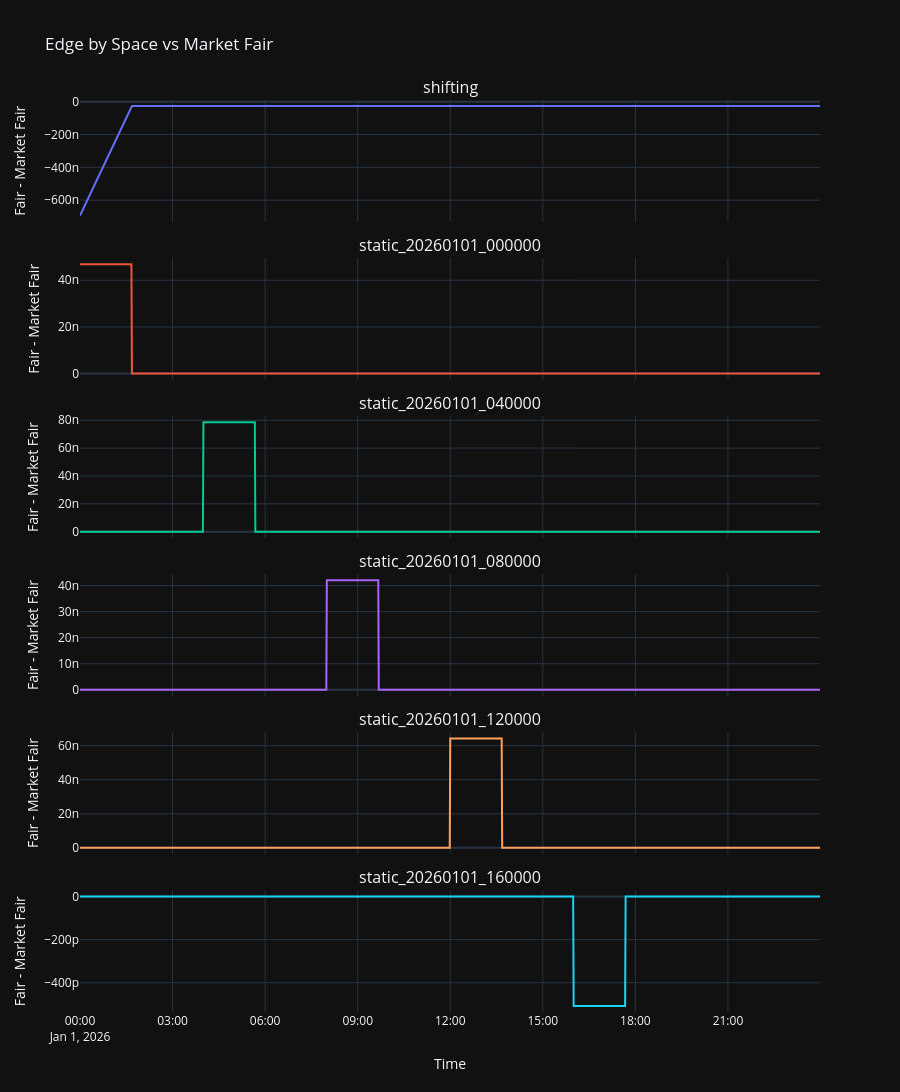

Notebook source saved alongside this figure:
### Code cell
# Graph 3: Edge by Space
fig3 = make_subplots(
    rows=len(space_ids),
    cols=1,
    shared_xaxes=True,
    subplot_titles=space_ids,
    vertical_spacing=0.04,
)

for row_idx, space_id in enumerate(space_ids, start=1):
    plot_spec = space_plot_data[space_id]
    edge_series = plot_spec['total_fair'] - plot_spec['market_fair']
    fig3.add_trace(
        go.Scatter(
            x=ts,
            y=edge_series.to_list(),
            name=f'{space_id} edge',
            showlegend=False,
        ),
        row=row_idx,
        col=1,
    )

fig3.update_layout(
    title='Edge by Space vs Market Fair',
    template='plotly_dark',
    height=260 * len(space_ids),
)
fig3.update_xaxes(title_text='Time', row=len(space_ids), col=1)
fig3.update_yaxes(title_text='Fair - Market Fair')
fig3.show()

### Figure 1 — Plotly figure (JSON) as saved in the notebook; plotly's stock layout.template omitted (floating-point values rounded to 4 significant figures; data arrays with more than 128 entries replaced by an {"elided": "..."} marker saying what was removed)
{"data": [{"name": "shifting edge", "showlegend": false, "type": "scatter", "x": {"elided": "1440 str values"}, "xaxis": "x", "y": {"elided": "1440 float values"}, "yaxis": "y"}, {"name": "static_20260101_000000 edge", "showlegend": false, "type": "scatter", "x": {"elided": "1440 str values"}, "xaxis": "x2", "y": {"elided": "1440 float values"}, "yaxis": "y2"}, {"name": "static_20260101_040000 edge", "showlegend": false, "type": "scatter", "x": {"elided": "1440 str values"}, "xaxis": "x3", "y": {"elided": "1440 float values"}, "yaxis": "y3"}, {"name": "static_20260101_080000 edge", "showlegend": false, "type": "scatter", "x": {"elided": "1440 str values"}, "xaxis": "x4", "y": {"elided": "1440 float values"}, "yaxis": "y4"}, {"name": "static_20260101_120000 edge", "showlegend": false, "type": "scatter", "x": {"elided": "1440 str values"}, "xaxis": "x5", "y": {"elided": "1440 float values"}, "yaxis": "y5"}, {"name": "static_20260101_160000 edge", "showlegend": false, "type": "scatter", "x": {"elided": "1440 str values"}, "xaxis": "x6", "y": {"elided": "1440 float values"}, "yaxis": "y6"}], "layout": {"annotations": [{"font": {"size": 16}, "showarrow": false, "text": "shifting", "x": 0.5, "xanchor": "center", "xref": "paper", "y": 1, "yanchor": "bottom", "yref": "paper"}, {"font": {"size": 16}, "showarrow": false, "text": "static_20260101_000000", "x": 0.5, "xanchor": "center", "xref": "paper", "y": 0.8267, "yanchor": "bottom", "yref": "paper"}, {"font": {"size": 16}, "showarrow": false, "text": "static_20260101_040000", "x": 0.5, "xanchor": "center", "xref": "paper", "y": 0.6533, "yanchor": "bottom", "yref": "paper"}, {"font": {"size": 16}, "showarrow": false, "text": "static_20260101_080000", "x": 0.5, "xanchor": "center", "xref": "paper", "y": 0.48, "yanchor": "bottom", "yref": "paper"}, {"font": {"size": 16}, "showarrow": false, "text": "static_20260101_120000", "x": 0.5, "xanchor": "center", "xref": "paper", "y": 0.3067, "yanchor": "bottom", "yref": "paper"}, {"font": {"size": 16}, "showarrow": false, "text": "static_20260101_160000", "x": 0.5, "xanchor": "center", "xref": "paper", "y": 0.1333, "yanchor": "bottom", "yref": "paper"}], "height": 1560, "title": {"text": "Edge by Space vs Market Fair"}, "xaxis": {"anchor": "y", "domain": [0, 1], "matches": "x6", "showticklabels": false}, "xaxis2": {"anchor": "y2", "domain": [0, 1], "matches": "x6", "showticklabels": false}, "xaxis3": {"anchor": "y3", "domain": [0, 1], "matches": "x6", "showticklabels": false}, "xaxis4": {"anchor": "y4", "domain": [0, 1], "matches": "x6", "showticklabels": false}, "xaxis5": {"anchor": "y5", "domain": [0, 1], "matches": "x6", "showticklabels": false}, "xaxis6": {"anchor": "y6", "domain": [0, 1], "title": {"text": "Time"}}, "yaxis": {"anchor": "x", "domain": [0.8667, 1], "title": {"text": "Fair - Market Fair"}}, "yaxis2": {"anchor": "x2", "domain": [0.6933, 0.8267], "title": {"text": "Fair - Market Fair"}}, "yaxis3": {"anchor": "x3", "domain": [0.52, 0.6533], "title": {"text": "Fair - Market Fair"}}, "yaxis4": {"anchor": "x4", "domain": [0.3467, 0.48], "title": {"text": "Fair - Market Fair"}}, "yaxis5": {"anchor": "x5", "domain": [0.1733, 0.3067], "title": {"text": "Fair - Market Fair"}}, "yaxis6": {"anchor": "x6", "domain": [0, 0.1333], "title": {"text": "Fair - Market Fair"}}}}
